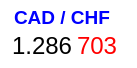
     <widget class="QWidget" name="widget1_23" native="true">
      <property name="geometry">
       <rect>
        <x>290</x>
        <y>360</y>
        <width>137</width>
        <height>68</height>
       </rect>
      </property>
      <property name="styleSheet">
       <string notr="true">background-color: rgb(255, 255, 255);
border-radius: 10px
</string>
      </property>
      <widget class="QLabel" name="labelCADCHF1">
       <property name="geometry">
        <rect>
         <x>14</x>
         <y>2</y>
         <width>111</width>
         <height>31</height>
        </rect>
       </property>
       <property name="font">
        <font>
         <pointsize>14</pointsize>
         <weight>75</weight>
         <bold>true</bold>
        </font>
       </property>
       <property name="styleSheet">
        <string notr="true">color: rgb(0, 0, 255);
</string>
       </property>
       <property name="text">
        <string>CAD / CHF</string>
       </property>
      </widget>
      <widget class="QLabel" name="labelCADCHF2">
       <property name="geometry">
        <rect>
         <x>12</x>
         <y>30</y>
         <width>61</width>
         <height>31</height>
        </rect>
       </property>
       <property name="font">
        <font>
         <pointsize>18</pointsize>
        </font>
       </property>
       <property name="styleSheet">
        <string notr="true"/>
       </property>
       <property name="text">
        <string>1.286</string>
       </property>
      </widget>
      <widget class="QLabel" name="labelCADCHF3">
       <property name="geometry">
        <rect>
         <x>77</x>
         <y>30</y>
         <width>41</width>
         <height>31</height>
        </rect>
       </property>
       <property name="font">
        <font>
         <pointsize>18</pointsize>
        </font>
       </property>
       <property name="styleSheet">
        <string notr="true">color: rgb(255, 0, 0);
</string>
       </property>
       <property name="text">
        <string>703</string>
       </property>
      </widget>
     </widget>
